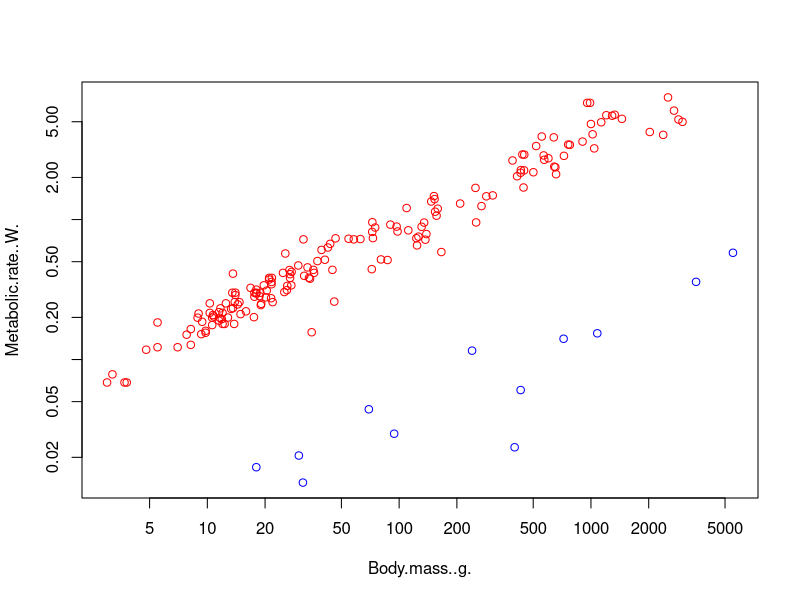
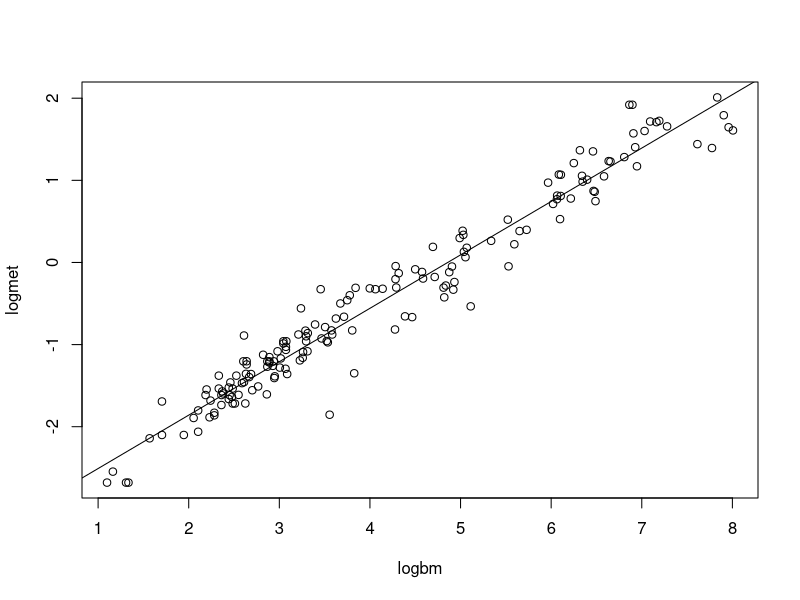
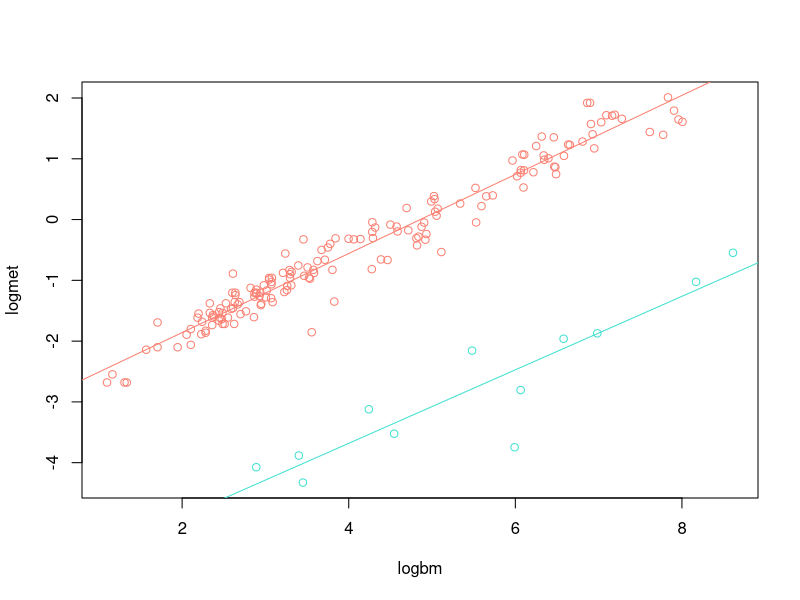
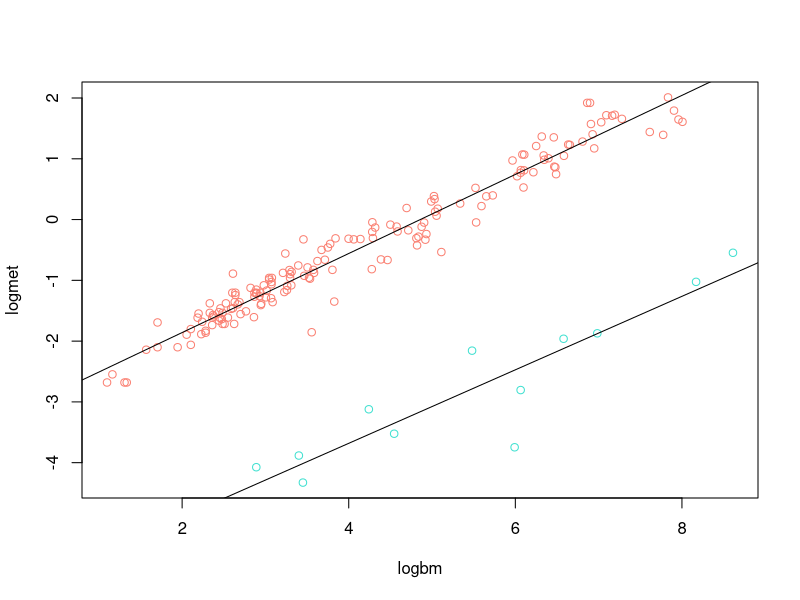
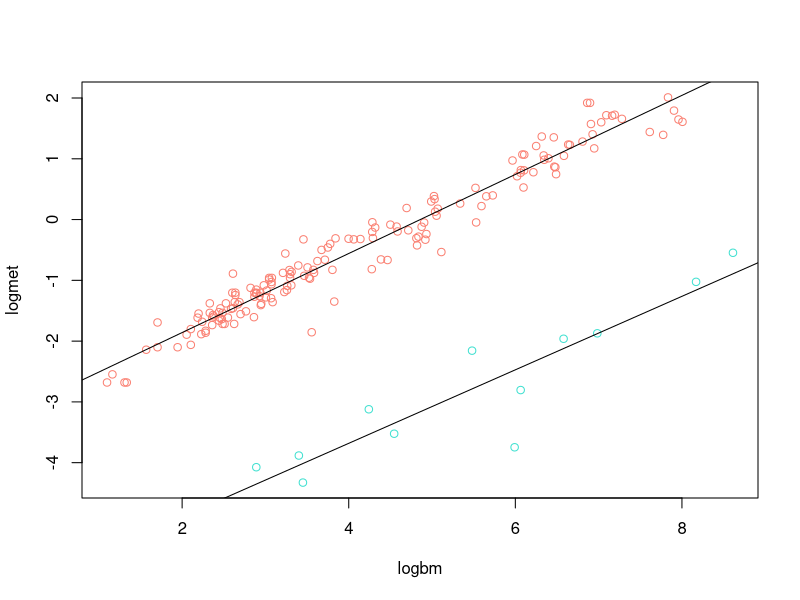

Generate these figures, in order, with R: (Note: this script raises an error after producing the figures.)
## For me: recall to  (setq ess-eval-visibly-p t)

## This is a reordered version of Metabolic-rate-example.R,
## It is order by importance of the ideas introduced
## (but it breaks the natural flow of the original file)

## PURPOSE of this:
## Illustrate split-apply-combine
## Illustrate dealing with errors and incremental building of code
## Illustrate reading of help
## Use different types of plot for same data


## We want to produce plots of the relationship between
## metabolic rate and body mass, adding regression lines,
## when our data contain birds and reptiles.

######
## What is in the workspace? I want it clean
rm(list = ls())

anage <-  read.table("AnAge_birds_reptiles.txt",
                     header = TRUE, na.strings = "NA")

## Simpler to do it now, so it is available later
anage$logmet <- log(anage$Metabolic.rate..W.)
anage$logbm <- log(anage$Body.mass..g)

## Yes, make sure of this
anage$Class <- factor(anage$Class)

plot(Metabolic.rate..W. ~ Body.mass..g.,
     data = anage,
     col = c("red", "blue")[anage$Class],
     log = "xy")



### Filter
## Either will do. Below (search for "Filter, checking") we examine
## in more detail and go over an apparent error when removing NAs
birds <- anage[anage$Class == "Aves", ]

library(dplyr)
birds2 <- dplyr::filter(anage, Class == "Aves")

### split-apply, vapply, stopifnot: ablines and regression

## Let us learn to do these plots manually
## In this case it is not necessary, but what if you were fitting
## a new, bespoke model?

birds <- dplyr::filter(anage, Class == "Aves")

summary(lm(logmet ~ logbm, birds))

plot(logmet ~ logbm, birds)
abline(lm(logmet ~ logbm, birds))

## ok but ... we want both birds and reptiles
## let's plot both. First, we want the regression lines

mbirds <- lm(logmet ~ logbm,
             data = dplyr::filter(anage, Class == "Aves"))

## similar to
mbirds0 <- lm(logmet ~ logbm,
              data = anage,
              subset = (Class == "Aves"))

stopifnot(
  identical(
    coefficients(mbirds0), coefficients(mbirds)))

mrept <- lm(logmet ~ logbm,
            data = dplyr::filter(anage, Class != "Aves"))

## we will want colors
colors() ## yes, we have a few choices . How do I choose?

## Now, plot the points and then add regression lines
plot(logmet ~ logbm, anage,
     col = c("salmon", "turquoise")[Class])

abline(mbirds, col = "salmon")
abline(mrept, col = "turquoise")


## Too much work.
## A nicer, smarter way?

## I can certainly do this. split-apply(-combine)
lapply(split(anage, anage$Class),
       function(dd) lm(logmet ~ logbm, data = dd))


plot(logmet ~ logbm, anage,
     col = c("salmon", "turquoise")[Class])

lapply(split(anage, anage$Class),
       function(dd)
         abline(lm(logmet ~ logbm, data = dd)))
## OK, looks doable. A few minor tweaks and we are done

############### A tangent
## What about sapply?
## Not a natural thing to do here ?
sapply(split(anage, anage$Class),
       function(dd) lm(logmet ~ logbm, data = dd))

sapply(split(anage, anage$Class),
       function(dd) lm(logmet ~ logbm, data = dd),
       simplify = FALSE)
plot(logmet ~ logbm, anage,
     col = c("salmon", "turquoise")[Class])

sapply(split(anage, anage$Class),
       function(dd) abline(lm(logmet ~ logbm, data = dd)))

## And vapply; too much of a mess here
## and not a natural application
vapply(split(anage, anage$Class),
       function(dd) lm(logmet ~ logbm, data = dd),
       FUN.VALUE = lm(logmet ~ logbm, data = anage))

## However, use vapply whenever you can instead of sapply!
## Lets continue on the tangent here. From the help of sapply

i39 <- sapply(3:9, seq) # list of vectors

sapply(i39, summary)

vapply(i39, summary,
       c(Min. = 0, "1st Qu." = 0, Median = 0,
         mean = 0, "3rd Qu." = 0, Max. = 0))

## What if, by accident, we have different kinds of data?
i39b <- i39
i39b[[2]] <- factor(letters[1:5])

## sapply happily (and incorrectly?) does it
sapply(i39b, summary)

vapply(i39b, summary,
       c(Min. = 0, "1st Qu." = 0, Median = 0,
         mean = 0, "3rd Qu." = 0, Max. = 0))

vapply(i39b, summary,
       rep(0, 6))
## Eh! Pay attention to the message!!
## FUN(X[[2]]) result is length 5
## It is telling us X[[2]]


## And replicate?
replicate(1000, mean(rnorm(100)))

####### End tangent


colores <- c("salmon", "turquoise")

## OK, promising?
plot(logmet ~ logbm, anage, col = colores[Class])

## ;-(
lapply(split(anage, anage$Class),
       function(dd)
         abline(lm(logmet ~ logbm, data = dd),
                col = colores[Class]))

## yes (and get rid of the NULLs)

junk <- lapply(
  split(anage, anage$Class),
  function(dd)
    abline(lm(logmet ~ logbm,
              data = dd),
           col = colores[dd$Class]))


## What did we do? If we get side tracked
dddd <- split(anage, anage$Class)

lapply(dddd, function(u) u$Class)



## see help of "by" for another example
## of extracting coefficients by group



## /split-apply, vapply, stopifnot: ablines and regression


### Filter, checking

## We illustrate making sure to operations yield the same result
## and use this example to illustrate mapply, Map, stopifnot,
## and looking at attributes

anage.clean <- anage[
  complete.cases(
    anage[, c("Class",
              "Metabolic.rate..W.",
              "Body.mass..g.")])
, ]
summary(anage.clean)


anage.clean2 <- na.omit(
  anage[, c("Class", "Metabolic.rate..W.", "Body.mass..g.")])
summary(anage.clean2)

nrow(anage.clean)
nrow(anage.clean2)

stopifnot(nrow(anage.clean) == nrow(anage.clean2))

anage3 <- dplyr::filter(anage,
                        !is.na(Metabolic.rate..W.) &
                          !is.na(Body.mass..g.))

anage4 <- dplyr::filter(anage,
                        !(is.na(Metabolic.rate..W.) |
                            is.na(Body.mass..g.)))

summary(anage3)
summary(anage4)
identical(anage3, anage4)

## Quick and dirty version of expect_true, etc
## ALWAYS add testing code as you go along
stopifnot(identical(anage3, anage4))


## Hummm... What gives here?
identical(anage.clean, anage3)


mapply(identical, anage.clean, anage3)
## or
Map(identical, anage.clean, anage3)


all(mapply(identical, anage.clean, anage3))


## what gives?

attributes(anage.clean)
attributes(anage3)

length(attributes(anage.clean))
length(attributes(anage3))


## Possibly misleading. Not anymore
Map(identical, attributes(anage.clean), attributes(anage3))

names(attributes(anage3))
names(attributes(anage.clean))

stopifnot(all(names(attributes(anage.clean)) == names(attributes(anage3))))

for(att in names(attributes(anage3))) {
  cat("\n attribute ", att, "\n")
  print(identical(attributes(anage3)[[att]],
                  attributes(anage.clean)[[att]]))
}


## here:
## let's use lapply, just to practice

lapply(names(attributes(anage3)),
       function(u) {
         cat("\n attribute ", u, ": ",
             identical(attributes(anage3)[[u]],
                       attributes(anage.clean)[[u]]),
             "\n")
       })

## those NULL: they are ugly!!

## sending to null (or whatever)
null <- lapply(names(attributes(anage3)),
               function(u) {
                 cat("\n attribute ", u, ": ",
                     identical(attributes(anage3)[[u]],
                               attributes(anage.clean)[[u]]),
                     "\n")
               })


## Notes:
##  - check Map vs mapply: where?
##  - what we did? why?
##  - arguments to plot?
##  - where is this file?

## /Filter, checking


### A ggplot2 example

library(ggplot2)

p1 <- ggplot(aes(x = Body.mass..g.,
                 y = Metabolic.rate..W.),
             data = anage) + geom_point()


p1

## how can I use log?

p1 + scale_x_log10() + scale_y_log10()

## conditioning (using facet_wrap; there is also facet_grid)
p1 + scale_x_log10() + scale_y_log10() + facet_wrap( ~ Class)

p1 + scale_x_log10() + scale_y_log10() +
  facet_wrap( ~ Class) +
  geom_smooth(method = "lm")

p1 + scale_x_log10() + scale_y_log10() +
  facet_wrap( ~ Class) +
  geom_smooth(method = "lm", se = FALSE )

## Using color per class. Not using facet_wrap
p2 <- ggplot(aes(x = Body.mass..g.,
                 y = Metabolic.rate..W.,
                 color = Class),
             data = anage) +
  geom_point()
p2

p2 + scale_x_log10() + scale_y_log10() +
  facet_wrap( ~ Class) +
  geom_smooth(method = "lm", se = FALSE )

## single panel
p2 + scale_x_log10() + scale_y_log10() +
  geom_smooth(method = "lm", se = FALSE )

## single panel, use other colors (which are much worse!)

p2 + scale_x_log10() + scale_y_log10() +
  geom_smooth(method = "lm", se = FALSE ) +
  scale_color_manual(values = c("red", "blue"))

library(cowplot)


### Adding a legend interactively

plot(Metabolic.rate..W. ~ Body.mass..g.,
     data = anage,
     col = c("salmon", "darkgreen")[Class],
     pch = c(1, 2)[Class],
     log = "xy")

## Ramon: Remember this won't work in Emacs
## if plotting using xwidgets or essgd or EAF
legend(locator(1), legend = levels(anage$Class),
       col = c("salmon", "darkgreen"),
       pch = c(1, 2))


### Using scatterplot and trying to replicate it using plot



## Did you notice the naming of columns?

library(car)

scatterplot(Metabolic.rate..W. ~ Body.mass..g.,
            data = anage,
            log = "xy")

## too many lines; what are we getting rid of?
scatterplot(Metabolic.rate..W. ~ Body.mass..g.,
            data = anage,
            log = "xy",
            smooth = FALSE)

## But I have birds and reptiles. What is smooth doing?
scatterplot(Metabolic.rate..W. ~
                Body.mass..g. | Class,
            data = anage,
            log = "xy",
            smooth = FALSE)

scatterplot(Metabolic.rate..W. ~
                Body.mass..g. | Class,
            data = anage,
            log = "xy", smooth = TRUE)

## smooth each and add variance
scatterplot(Metabolic.rate..W. ~
                Body.mass..g. | Class,
            data = anage,
            log = "xy",
            smooth = list(smoother = loessLine,
                          var = TRUE))

## smooth explicitly, and remove variance envelope
scatterplot(Metabolic.rate..W. ~
                Body.mass..g. | Class,
            data = anage,
            log = "xy",
            smooth = list(smoother = loessLine
                        ## , var = FALSE ## uncomment if you don't want var.
                        ## , var = TRUE  ## uncomment if you want variance.
                          ))

## Notice colors. Working as expected
scatterplot(Metabolic.rate..W. ~
                Body.mass..g. | Class,
            data = anage,
            log = "xy",
            col = c("orange", "green"))

## But nope, not everything is changeable that way: e.g., cex
scatterplot(Metabolic.rate..W. ~
                Body.mass..g. | Class,
            data = anage,
            log = "xy",
            cex = c(1, 8))

## Oooops
scatterplot(Metabolic.rate..W. ~
                Body.mass..g. | Class,
            data = anage,
            log = "xy",
            cex = c(1, 8)[Class])


## Hummm... does not work
scatterplot(Metabolic.rate..W. ~
                Body.mass..g. | Class,
            data = anage,
            log = "xy",
            cex = c(1, 8)[anage$Class])

## This is no longer relevant as it works
## What is happening here??
## (For details of stringsAsFactors: https://developer.r-project.org/Blog/public/2020/02/16/stringsasfactors/index.html)

## Yes, it is a factor
anage$Class


## Now
plot(Metabolic.rate..W. ~ Body.mass..g.,
     data = anage,
     log = "xy",
     cex = c(1, 3)[anage$Class])

## Does not do what we want
scatterplot(Metabolic.rate..W. ~
                Body.mass..g. | Class,
            data = anage,
            log = "xy",
            cex = c(1, 3)[anage$Class])



## let's try again.
dx <- na.omit(anage[, c("Metabolic.rate..W.",
                        "Body.mass..g.",
                        "Class")])

scatterplot(Metabolic.rate..W. ~
                Body.mass..g. | Class,
            data = dx,
            log = "xy",
            cex = c(1, 3))

cexo <- c(1,3)[dx$Class]

scatterplot(Metabolic.rate..W. ~
                Body.mass..g. | Class,
            data = dx,
            log = "xy",
            cex = cexo) ## OK, I give up



## ## This would break if Class is not a factor
plot(Metabolic.rate..W. ~ Body.mass..g.,
     data = anage,
     col = c("red", "blue")[anage$Class],
     log = "xy")


## legend?
plot(Metabolic.rate..W. ~ Body.mass..g.,
     data = anage,
     col = c("salmon", "darkgreen")[Class],
     pch = c(1, 2)[Class],
     log = "xy")

legend(10, 2, legend = levels(anage$Class),
       col = c("salmon", "darkgreen"),
       pch = c(1, 2))



## Remember: if I want to produce a pdf for real (say, a paper)
## change settings as needed and surround by pdf() and dev.off()

## Also, notice labels of y axis
op <- par(las = 1)

plot(Metabolic.rate..W. ~ Body.mass..g.,
     data = anage,
     col = c("salmon", "darkgreen")[Class],
     pch = c(1, 2)[Class],
     log = "xy")

legend(10, 2, legend = levels(anage$Class),
       col = c("salmon", "darkgreen"),
       pch = c(1, 2))

par(op)







## some more manual work

## todo
## - labels with at to use custom tick marks
## complete cases and table without NAs
## abline for plot for reptiles and aves

plot(logmet ~ logbm, data = anage,
     xlab = "Body mass (g)",
     ylab = " Metabolic rate (W)",
     axes = FALSE)

box()

## help for labels is not very helpful?
## where should we place the labels?

summary(anage)
## range of metabolic rate
exp(seq(from = -4.3, to = 2, length.out = 6))

yv <- c(0.01, 0.05, 0.15, 0.6, 2, 7)
log(yv)

axis(side = 2, at = log(yv), labels = yv)

## Hummm, ugly for several reasons

plot(logmet ~ logbm, data = anage,
     xlab = "Body mass (g)",
     ylab = "Metabolic rate (W)",
     axes = FALSE,
     ylim = c(log(0.01),
              max(anage$logmet)))  ## what happened?

plot(logmet ~ logbm, data = anage,
     xlab = "body mass (g)",
     ylab = " metabolic rate (W)",
     axes = FALSE,
     ylim = c(log(0.01),
              max(anage$logmet, na.rm = TRUE)))

box()
axis(side = 2, at = log(yv), labels = yv)

dev.off()

## changing par
op <- par(las = 1)

plot(logmet ~ logbm, data = anage,
     xlab = "Log body mass (g)", ylab = "Log metabolic rate (W)",
     axes = FALSE, ylim = c(log(0.01), max(anage$logmet, na.rm = TRUE)))
box()
axis(side = 2, at = log(yv), labels = yv)

par(op)
